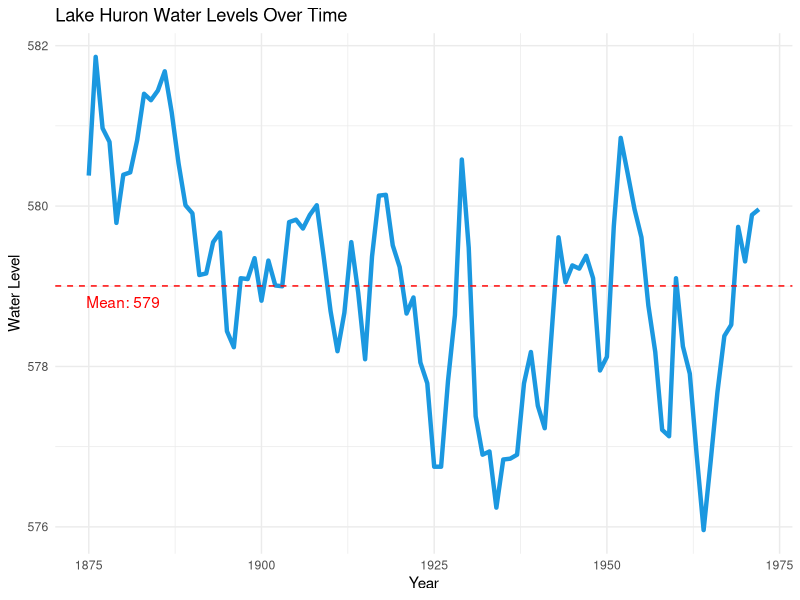

The R source for this figure:
## ---- chunk 1

library(tidyverse)

lakehuron <- tibble(year = 1875:1972,
                    level = LakeHuron |> as.numeric()
                    )

## ---- chunk 2
ggplot(lakehuron,                                           # Create ggplot2 line p
       aes(x = year,
           y = level)) +
  geom_line(col = "#1b98e0",                              # Line plot of Lake Huron levels
            linewidth = 1.5) +
  geom_hline(yintercept = mean(lakehuron$level),                # Horizontal line for mean level
             col = "red",
             linetype = "dashed") +
  labs(title = "Lake Huron Water Levels Over Time",       # Add title and labels
       x = "Year",
       y = "Water Level") +
  annotate("text",                                        # Annotate with mean value
           x = 1880,
           y = mean(lakehuron$level) - 0.2,
           label = paste("Mean:", round(mean(LakeHuron))),
           col = "red") +
  theme_minimal()                                         # Apply minimal theme
## ---- chunk 3
set.seed(92685)


lakehuron_sample_50 <- lakehuron |> 
    sample_n(size = 50)


## Sample mean vs population mean 

lakehuron |> 
    summarize(mean_pop = mean(level)) |> 
    bind_cols(
        lakehuron_sample_50 |> 
            summarise(mean_samp = mean(level))
    )
## ---- chunk 4

sd_sample <- lakehuron_sample_50 |> pull(level) |> sd()

se_samp <- sd_sample / sqrt(length(lakehuron_sample_50))                # Standard error of mean
se_samp
## ---- chunk 5
error_margin <- qt(0.975, df = length(lakehuron_sample_50) - 1) * se_samp  # 95% confidence interval
error_margin

mean_sample <- mean(lakehuron_sample_50$level)

lower_bound <- mean_sample - error_margin                   # Lower bound
lower_bound
 
upper_bound <- mean_sample + error_margin                   # Upper bound
mean_sample
